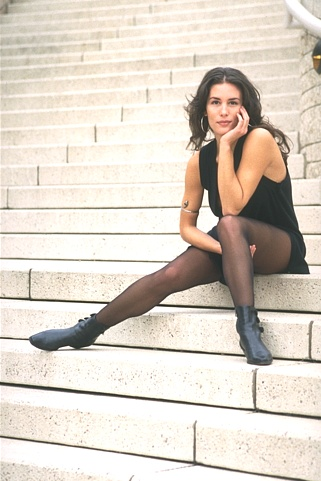
#> input picture Experiments/Image Segmentation exp - v2/Image7/181021.jpg, 321 x 481 px
$ jupyter execute '_kmeans-image segementation - 36 cluster - kalgo.ipynb'   (shell and % lines are left out)
#> lines starting #> are read from the running program, lines starting #| are printed output that depends on the picture
### Experiments/Image Segmentation exp - v2/Image1/kmeansAlgo.py
import numpy as np
from numpy.linalg import norm


class Kmeans:
    '''Implementing Kmeans algorithm.'''

    def __init__(self, n_clusters, max_iter=50, random_state=123):
        self.n_clusters = n_clusters
        self.max_iter = max_iter
        self.random_state = random_state

    def initializ_centroids(self, X):
        np.random.RandomState(self.random_state)
        random_idx = np.random.permutation(X.shape[0])
        centroids = X[random_idx[:self.n_clusters]]
        return centroids

    def compute_centroids(self, X, labels):
        centroids = np.zeros((self.n_clusters, X.shape[1]))
        for k in range(self.n_clusters):
            centroids[k, :] = np.mean(X[labels == k, :], axis=0)
        return centroids

    def compute_distance(self, X, centroids):
        distance = np.zeros((X.shape[0], self.n_clusters))
        for k in range(self.n_clusters):
            row_norm = norm(X - centroids[k, :], axis=1)
            distance[:, k] = np.square(row_norm)
        return distance

    def find_closest_cluster(self, distance):
        return np.argmin(distance, axis=1)

    def compute_sse(self, X, labels, centroids):
        distance = np.zeros(X.shape[0])
        for k in range(self.n_clusters):
            distance[labels == k] = norm(X[labels == k] - centroids[k], axis=1)
        return np.sum(np.square(distance))

    def fit(self, X):
        self.centroids = self.initializ_centroids(X)
        for i in range(self.max_iter):
            old_centroids = self.centroids
            distance = self.compute_distance(X, old_centroids)
            self.labels = self.find_closest_cluster(distance)
            self.centroids = self.compute_centroids(X, self.labels)
            if np.all(old_centroids == self.centroids):
                break
        self.error = self.compute_sse(X, self.labels, self.centroids)

    def predict(self, X):
        distance = self.compute_distance(X, old_centroids)
        return self.find_closest_cluster(distance)

### Experiments/Image Segmentation exp - v2/Image7/PsnrSnr.py
import numpy as np
def mse(vref, vcmp):
    """
    Compute Mean Squared Error (MSE) between two images.

    Parameters
    ----------
    vref : array_like
      Reference image
    vcmp : array_like
      Comparison image

    Returns
    -------
    x : float
      MSE between `vref` and `vcmp`
    """

    r = np.asarray(vref, dtype=np.float64).ravel()
    c = np.asarray(vcmp, dtype=np.float64).ravel()
    return np.mean(np.abs(r - c)**2)

def snr(vref, vcmp):
    """
    Compute Signal to Noise Ratio (SNR) of two images.

    Parameters
    ----------
    vref : array_like
      Reference image
    vcmp : array_like
      Comparison image

    Returns
    -------
    x : float
      SNR of `vcmp` with respect to `vref`
    """

    dv = np.var(vref)
    with np.errstate(divide='ignore'):
        rt = dv / mse(vref, vcmp)
    return 10.0 * np.log10(rt)


def psnr(vref, vcmp, rng=None):
    """
    Compute Peak Signal to Noise Ratio (PSNR) of two images. The PSNR
    calculation defaults to using the less common definition in terms
    of the actual range (i.e. max minus min) of the reference signal
    instead of the maximum possible range for the data type
    (i.e. :math:`2^b-1` for a :math:`b` bit representation).

    Parameters
    ----------
    vref : array_like
      Reference image
    vcmp : array_like
      Comparison image
    rng : None or int, optional (default None)
      Signal range, either the value to use (e.g. 255 for 8 bit samples) or
      None, in which case the actual range of the reference signal is used

    Returns
    -------
    x : float
      PSNR of `vcmp` with respect to `vref`
    """

    if rng is None:
        rng = vref.max() - vref.min()
    dv = (rng + 0.0)**2
    with np.errstate(divide='ignore'):
        rt = dv / mse(vref, vcmp)
    return 10.0 * np.log10(rt)

### Experiments/Image Segmentation exp - v2/Image7/_kmeans-image segementation - 36 cluster - kalgo.ipynb
[cell 1]
import numpy as np
import pandas as pd
import cv2 as cv
from matplotlib import pyplot as plt

# from sklearn.cluster import KMeans
import PsnrSnr as p
import kmeansAlgo

[cell 2]
img = cv.imread("181021.jpg", 0)
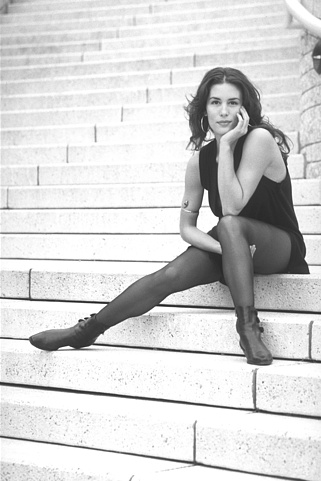
#> img: shape (481, 321); min 24, max 255, mean 212.2
size=200
img = cv.resize(img, dsize=(size, size))
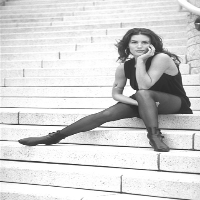
#> img: shape (200, 200); min 40, max 255, mean 212.1
width=img.shape[0]
#> width = 200
height=img.shape[1]
#> height = 200

plt.imshow(img, cmap="gray")
plt.xticks([])
plt.yticks([])
plt.grid(False)
plt.show()

[cell 3]
i = 0
j = 0
luv = []

for h in range(int(width / 2)):
    j = 0
    for k in range(int(height / 2)):
        luv.append([img[i, j], img[i + 1, j], img[i, j + 1], img[i + 1, j + 1]])
        j = j + 2
    i = i + 2
#> after the loop, i = 200; luv = 10000 items, first 6: [167, 168, 161, 165], [153, 152, 154, 138], [156, 138, 146, 153], [126, 141, 115, 141], [135, 158, 145, 170], [157, 180, 158, 184]

[cell 4]
import time as t

cluster = 36

clusterssize = [cluster]  # 2, 3, 4, 5, 6, 7, 8, 9,
timearray = []
error = []
segementedImg = []

[cell 5]
for i in clusterssize:

    start = t.time()
    kmeans = kmeansAlgo.Kmeans(n_clusters=i, random_state=0, max_iter=50)
    kmeans.fit(np.array(luv))

    timearray.append(t.time() - start)

    segementedImg.append(kmeans.labels)

    pic2show = kmeans.centroids
    print(timearray)
#> this loop made 1 pass
#> after the loop, segementedImg = 1 item; timearray = [1.1]

[cell 6]
lables = np.array(kmeans.labels)
#> lables = 10000 values, max 35 at index 50, min 0 at index 1397, mean 18.74
print(np.array(kmeans.labels).shape)
#| (10000,)
print(kmeans.centroids.shape)
#| (36, 4)

clustercenters = (kmeans.centroids).reshape(cluster, 4)
#> clustercenters = 36 rows, first 6: [218.4, 222.8, 156.1, 148.5], [180.1, 148.6, 115, 103.4], [195, 218.9, 199.2, 220.5], [223.4, 226.4, 224.3, 227.2], [252.1, 239.2, 252.1, 243], [87.65, 85.49, 85.41, 83.62]
centersp = (kmeans.centroids).reshape(cluster, 4)
#> centersp has the same summary as clustercenters
centersp.shape
#> Out = (36, 4)

[cell 7]
finalval = []
for i in range(lables.shape[0]):
    finalval.append(centersp[lables[i]])
#> after the loop, finalval = 10000 items, first 6: [171.3, 168.4, 170.8, 167.6], [139.3, 142.4, 144.1, 143.5], [139.3, 142.4, 144.1, 143.5], [139.3, 142.4, 144.1, 143.5], [139.3, 142.4, 144.1, 143.5], [171.3, 168.4, 170.8, 167.6]

finalval = np.array(finalval).reshape(int(width / 2), int(height / 2), 4)
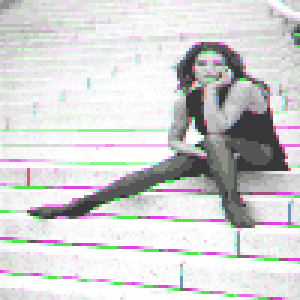
#> finalval: shape (100, 100, 4) float64 (shown 3 times larger); mean of channels 0, 1, 2, 3 212.5, 212, 212.3, 211.8; drawn as B, G, R

[cell 8]
# pd.DataFrame(kmeans.cluster_centers_[kmeans.labels_])

[cell 9]
# convert back the clustered image to the original form
# decoding

temp = np.zeros((width, height))
#> temp: shape (200, 200) float64; every value is 0
i = 0
j = 0
for h in range(int(width / 2)):
    j = 0
    for k in range(int(height / 2)):
        val = finalval

        temp[i, j] = val[h][k][0]
        temp[i + 1, j] = val[h][k][1]
        temp[i, j + 1] = val[h][k][2]
        temp[i + 1, j + 1] = val[h][k][3]

        j = j + 2
    i = i + 2
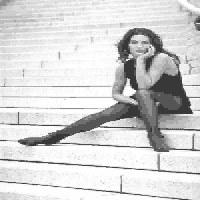
#> temp: shape (200, 200) float64; min 55.99, max 254.2, mean 212.1
#> after the loop, i = 200

plt.imshow(temp, cmap="gray")
plt.xticks([])
plt.yticks([])
plt.grid(False)
plt.savefig("Kmeans_SegementdIMg_" + str(cluster) + ".jpg")
plt.show()

[cell 10]
plt.imshow(256 - abs(img - temp), cmap="gray")
plt.xticks([])
plt.yticks([])
plt.grid(False)

plt.savefig("Kmeans_SegementdIMg_error_" + str(cluster) + ".jpg")
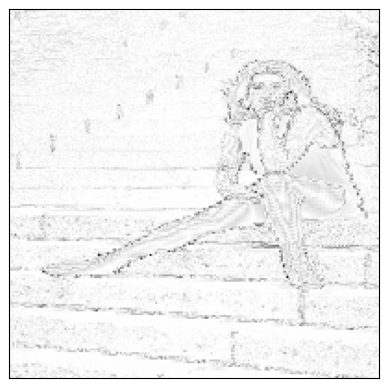
#> figure drawn by matplotlib, 1 panel
plt.show()

[cell 11]
psnr = p.psnr(np.array(img).astype(int), np.array(temp).astype(int))
#> in psnr, `rng = vref.max() - vref.min()`: rng = 215
#> in psnr, `dv = (rng + 0.0)**2`: dv = 46225
#> in psnr, `rt = dv / mse(vref, vcmp)`: rt = 532.9
#> psnr = 27.27
psnr
#> Out = 27.27

[cell 12]
snr = p.snr(np.array(img).astype(int), np.array(temp).astype(int))
#> in snr, `dv = np.var(vref)`: dv = 3338.7
#> in snr, `rt = dv / mse(vref, vcmp)`: rt = 38.49
#> snr = 15.85
psnr
#> Out = 27.27

$ run again, with Experiments/Image Segmentation exp - v2/Image7/FCM_SegementdIMg.jpg copied over Experiments/Image Segmentation exp - v2/Image7/181021.jpg
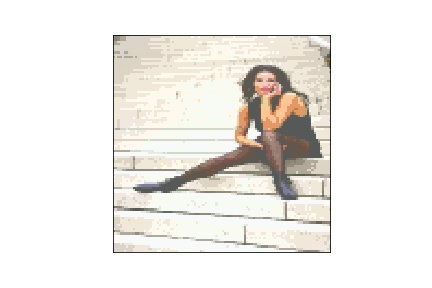
#> input picture Experiments/Image Segmentation exp - v2/Image7/FCM_SegementdIMg.jpg, 432 x 288 px
#> `img = cv.resize(img, dsize=(size, size))`:
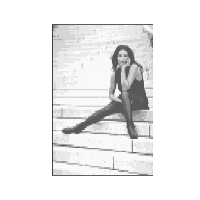
#> img: shape (200, 200); min 46, max 255, mean 237.3
#> after the loop `for h in range(int(width / 2)):`: i = 200; luv = 10000 items, first 6: [255, 255, 255, 255], [255, 255, 255, 255], [255, 255, 255, 255], [255, 255, 255, 255], [255, 255, 255, 255], [255, 255, 255, 255]
#> the loop `for i in clusterssize: ` made 1 pass
#> after the loop `for i in clusterssize:`: segementedImg = 1 item; timearray = [1.03]
#> lables = 10000 values from 1 to 1
#| (10000,)
#| (36, 4)
#> clustercenters = 36 rows, first 6: [nan, nan, nan, nan], [236.6, 236.5, 238, 238], [nan, nan, nan, nan], [nan, nan, nan, nan], [nan, nan, nan, nan], [nan, nan, nan, nan]
#> centersp has the same summary as clustercenters
#> after the loop `for i in range(lables.shape[0]):`: finalval = 10000 items, first 6: [236.6, 236.5, 238, 238], [236.6, 236.5, 238, 238], [236.6, 236.5, 238, 238], [236.6, 236.5, 238, 238], [236.6, 236.5, 238, 238], [236.6, 236.5, 238, 238]
#> after the loop `for h in range(int(width / 2)):`: i = 200
#> `plt.savefig("Kmeans_SegementdIMg_error_" + str(cluster) + ".jpg")`:
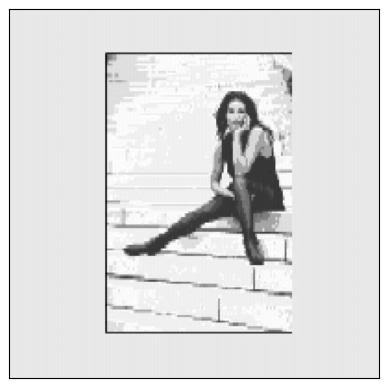
#> figure drawn by matplotlib, 1 panel
#> rng = 209
#> in psnr, `dv = (rng + 0.0)**2`: dv = 43681
#> in psnr, `rt = dv / mse(vref, vcmp)`: rt = 27.27
#> psnr = 14.36
#> in snr, `dv = np.var(vref)`: dv = 1601.9
#> in snr, `rt = dv / mse(vref, vcmp)`: rt = 1
#> snr = 0.000383
#> `psnr`: Out = 14.36
